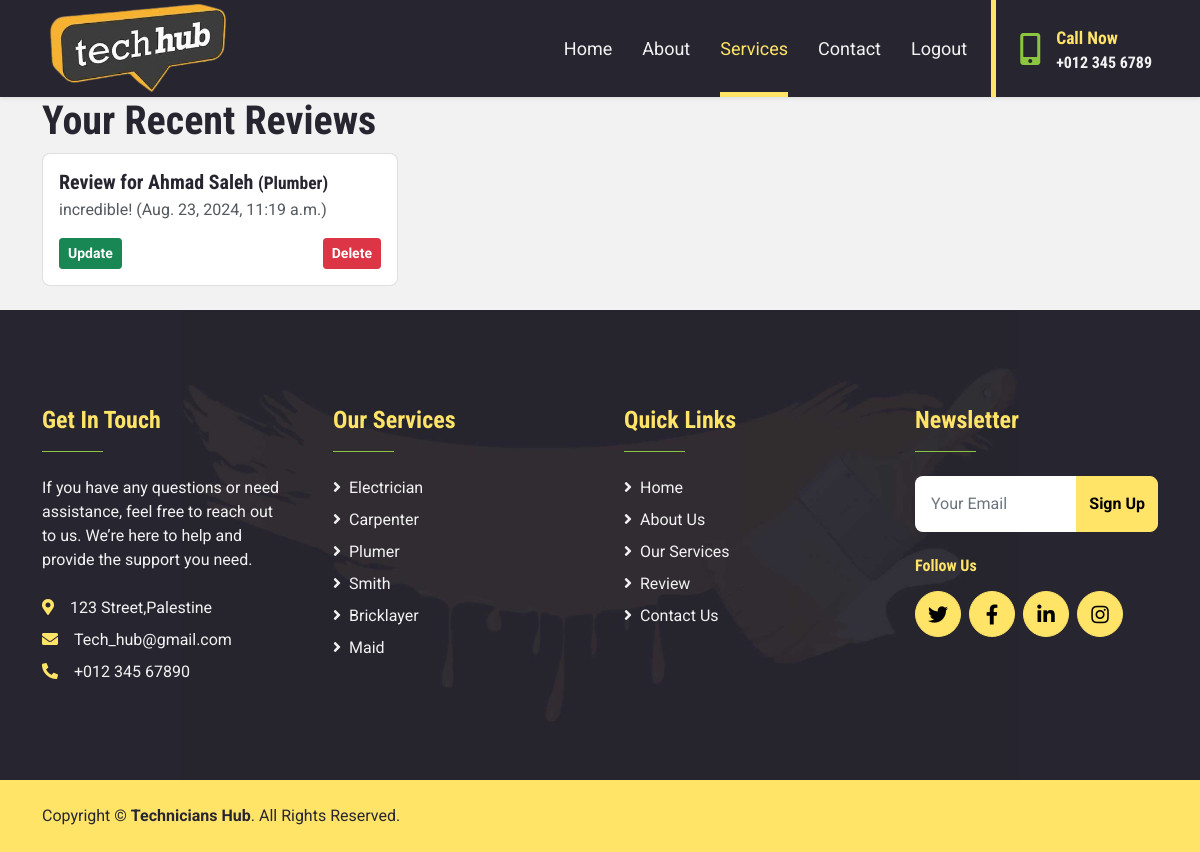
/recent_reviews (signed in), run on an earlier commit of the app's database.
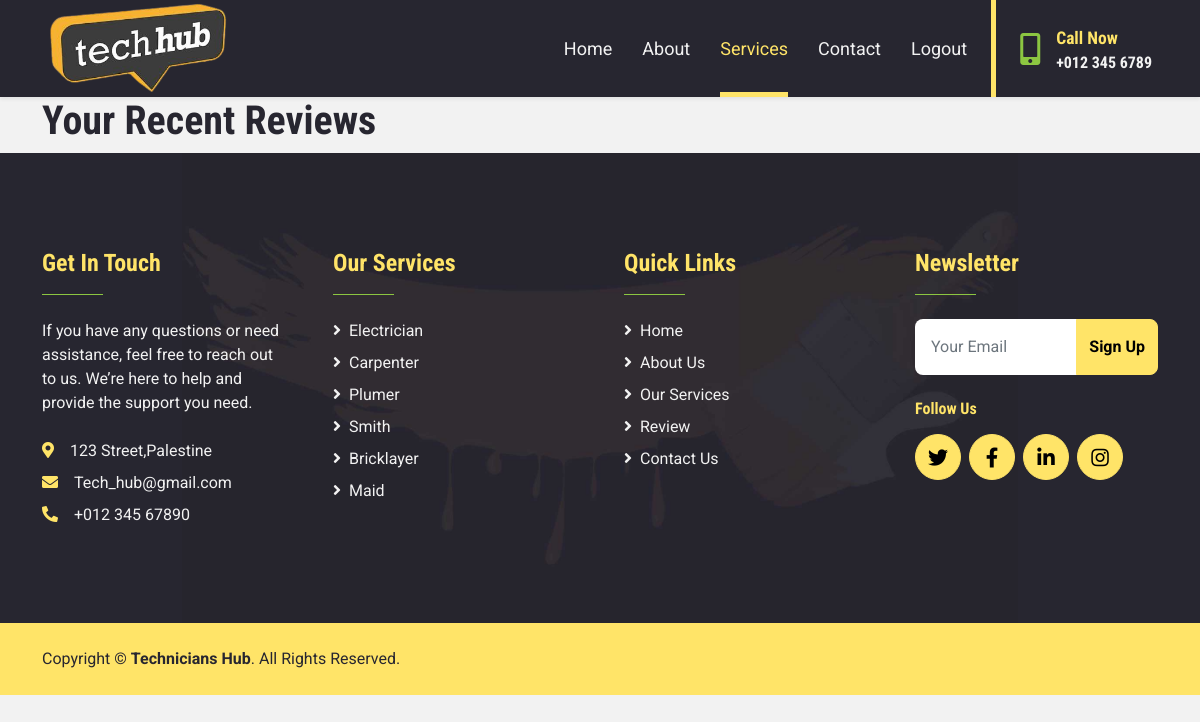
And on a later commit of the database.
### Technicians_app/models.py (models this page shows, shortened)
class Review(models.Model):
    technician = models.ForeignKey(Technician, related_name= "technician_reviews",  on_delete=models.CASCADE, default=1)
    user = models.ForeignKey(User, related_name= "user_reviews", on_delete=models.CASCADE, default=1)
    content = models.TextField()
    created_at = models.DateTimeField(auto_now_add=True)
    updated_at = models.DateTimeField(auto_now=True)

class Technician(models.Model):
    first_name = models.CharField(max_length=45)
    last_name = models.CharField(max_length=45)
    bio = models.TextField()
    phone_number = models.CharField(max_length=25)
    city = models.CharField(max_length=45)
    age = models.IntegerField()
    image = models.ImageField(upload_to='image/')
    created_at = models.DateField(auto_now_add=True)
    updated_at = models.DateField(auto_now=True)
    users = models.ManyToManyField(User, related_name="technicians",blank=True)
    role=models.ForeignKey(Role,related_name="technicians",on_delete=models.CASCADE , default=1)

class Role(models.Model):
    name = models.CharField(max_length=60)
    created_at = models.DateField(auto_now_add=True)
    updated_at = models.DateField(auto_now=True)

### Technicians_app/views.py (the view)
# urls.py: path('recent_reviews', views.recent_reviews, name='recent_reviews'),
def recent_reviews(request):
    if 'id' in request.session:
        user_id = request.session['id']
        user = models.get_user(user_id)
        user_reviews = models.get_reviews_by_user(user_id)
        return render(request, 'recent_reviews.html', {'user': user, 'user_reviews': user_reviews})
    else:
        return redirect('login')

### Technicians_app/models.py (called while the page is built)
def get_user(user_id):
    user = User.objects.get(id=user_id)
    return user

def get_reviews_by_user(user_id):
    return Review.objects.filter(id=user_id)

### Technicians_app/templates/recent_reviews.html (shortened to what the changed rows need)
<!DOCTYPE html>
<html lang="en">
<head>
    {% load static%}
    <link href="https://cdnjs.cloudflare.com/ajax/libs/font-awesome/5.15.0/css/all.min.css" rel="stylesheet">
    <link href="https://cdn.jsdelivr.net/npm/bootstrap-icons@1.4.1/font/bootstrap-icons.css" rel="stylesheet">
    <link href="lib/owlcarousel/assets/owl.carousel.min.css" rel="stylesheet">
    <link href="{% static 'css/bootstrap.min.css'%}" rel="stylesheet">
    <link href="{% static 'css/services.css'%}" rel="stylesheet">
</head>
<body class="bg-light">
    <div class="container">
        <h1>Your Recent Reviews</h1>
        <div class="row">
            {% for review in user.user_reviews.all %}
                <div class="col-md-4">
                    <div class="card mb-4">
                        <div class="card-body">
                            <h5 class="card-title">Review for {{ review.technician.first_name }} {{ review.technician.last_name }} <small>({{ review.technician.role.name }})</small></h5>
                            <p class="card-text">{{ review.content }} ({{ review.updated_at }})</p>
                            <div class="d-flex justify-content-between">
                                <a href="{% url 'update_review' review.id %}" class="btn btn-success btn-sm">Update</a>
                                <a href="{% url 'delete_review' review.id %}" class="btn btn-danger btn-sm">Delete</a>
                            </div>
                        </div>
                    </div>
                </div>
            {% endfor %}
        </div>
    </div>
</html>

What changed in the data, as far as the page shows it:
removed Review: technician.first_name "Ahmad", technician.last_name "Saleh", technician.role.name "Plumber", content "incredible!", updated_at "Aug. 23, 2024, 11:19 a.m."
